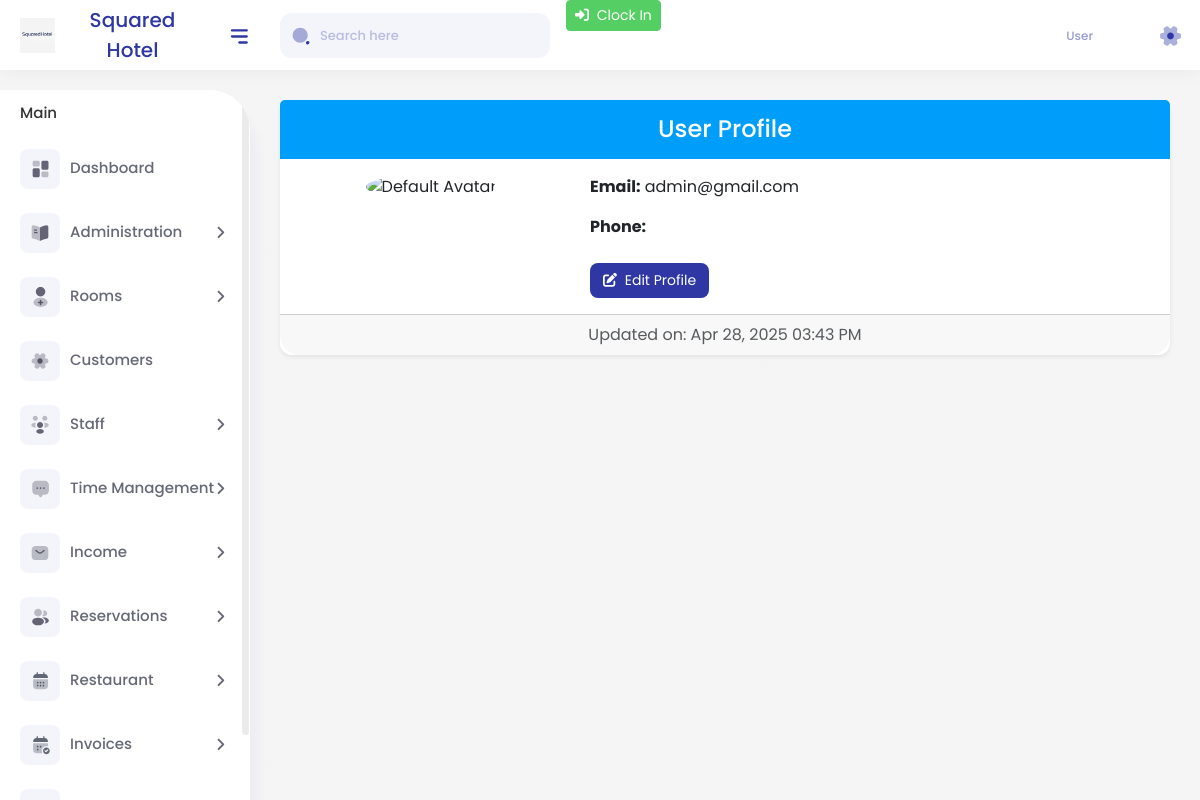
The app's page /accounts/profile/ (signed in), older data.
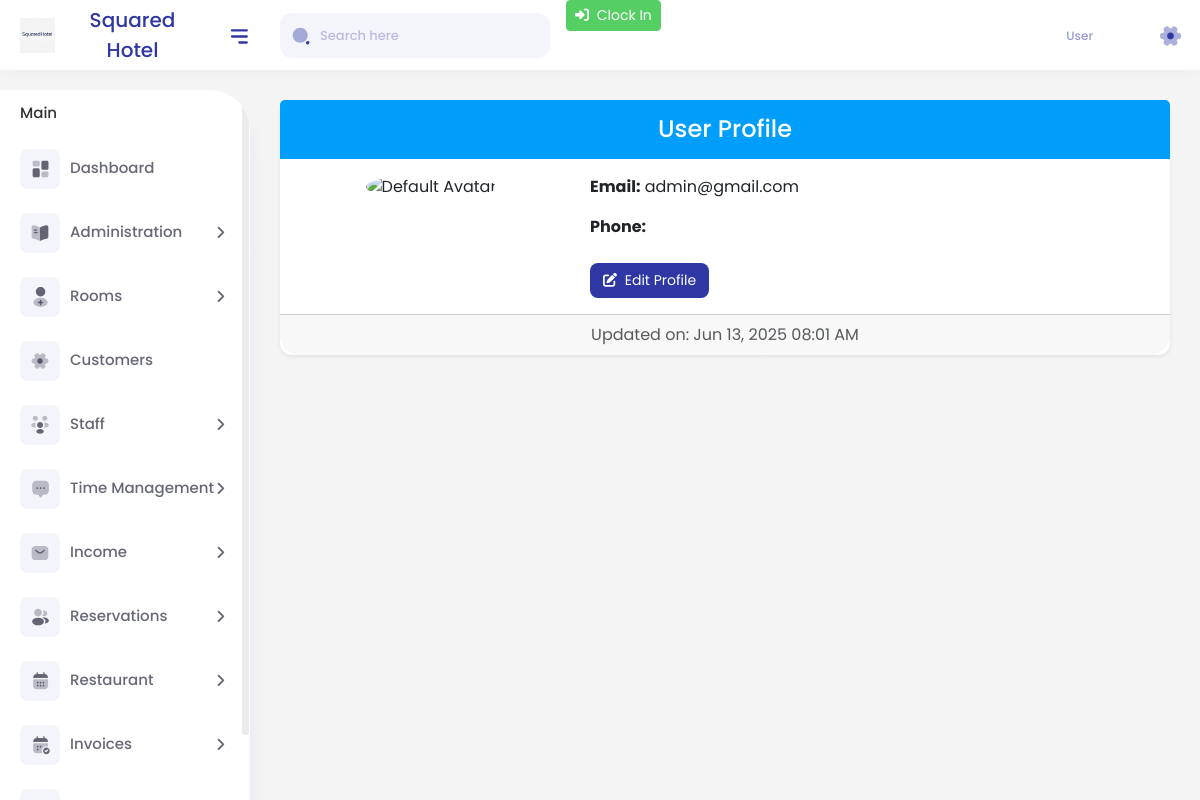
The same page, newer data.
### accounts/models.py (models this page shows, shortened)
class User(AbstractUser):
    phone = models.CharField(max_length=20, blank=True)
    avatar = models.ImageField(upload_to="avatars/", blank=True, null=True)

### accounts/views.py (the view)
# urls.py: path("profile/", UserProfileView.as_view(), name="user-profile"),
class UserProfileView(LoginRequiredMixin, TemplateView):
    template_name = "accounts/user_profile.html"
    def get_context_data(self, **kwargs):
        context = super().get_context_data(**kwargs)
        context["user"] = self.request.user
        if hasattr(self.request.user, "staff_profile"):
            context["staff"] = self.request.user.staff_profile
        return context

### accounts/context_processors.py (called while the page is built)
def clock_status(request):
    def _open():
        if request.user.is_authenticated:
            return request.user.time_entries.filter(clock_out__isnull=True).exists()
        return False
    return {"is_clocked_in": SimpleLazyObject(_open)}

### accounts/templatetags/extras.py (called while the page is built)
@register.filter
def startswith(text, prefix):
    return str(text).startswith(prefix)

### templates/accounts/user_profile.html (shortened to what this page needs)
{% extends "base.html" %}
{% load static %}
{% block content %}
<div class="page-wrapper">
  <div class="content">
  <div class="card shadow-sm">
    <div class="card-header bg-primary text-white text-center">
      <h3 class="mb-0">User Profile</h3>
    </div>
    <div class="card-body">
      <div class="row">
        <div class="col-md-4 text-center">
          {% if user.avatar %}
            <img src="{{ user.avatar.url }}" alt="Avatar" class="img-fluid rounded-circle mb-3" style="max-width: 150px;">
          {% else %}
            <img src="{% static 'images/default-avatar.png' %}" alt="Default Avatar" class="img-fluid rounded-circle mb-3" style="max-width: 150px;">
          {% endif %}
        </div>
        <div class="col-md-8">
          <p><strong>Email:</strong> {{ user.email }}</p>
          <p><strong>Phone:</strong> {{ user.phone }}</p>
          <div class="mt-4">
            <a href="{% url 'accounts:user-profile-edit' %}" class="btn btn-primary">
              <i class="fas fa-edit me-1"></i> Edit Profile
            </a>
          </div>
        </div>
      </div>
    </div>
    <div class="card-footer text-center text-muted">
      Updated on: {{ user.last_login|date:"M d, Y h:i A" }}
    </div>
  </div>
</div>
</div>
{% endblock %}

Row changes from the older to the newer data that the page shows:
changed User "admin@gmail.com": last_login "Apr 28, 2025 03:43 PM" → "Jun 13, 2025 08:01 AM"
